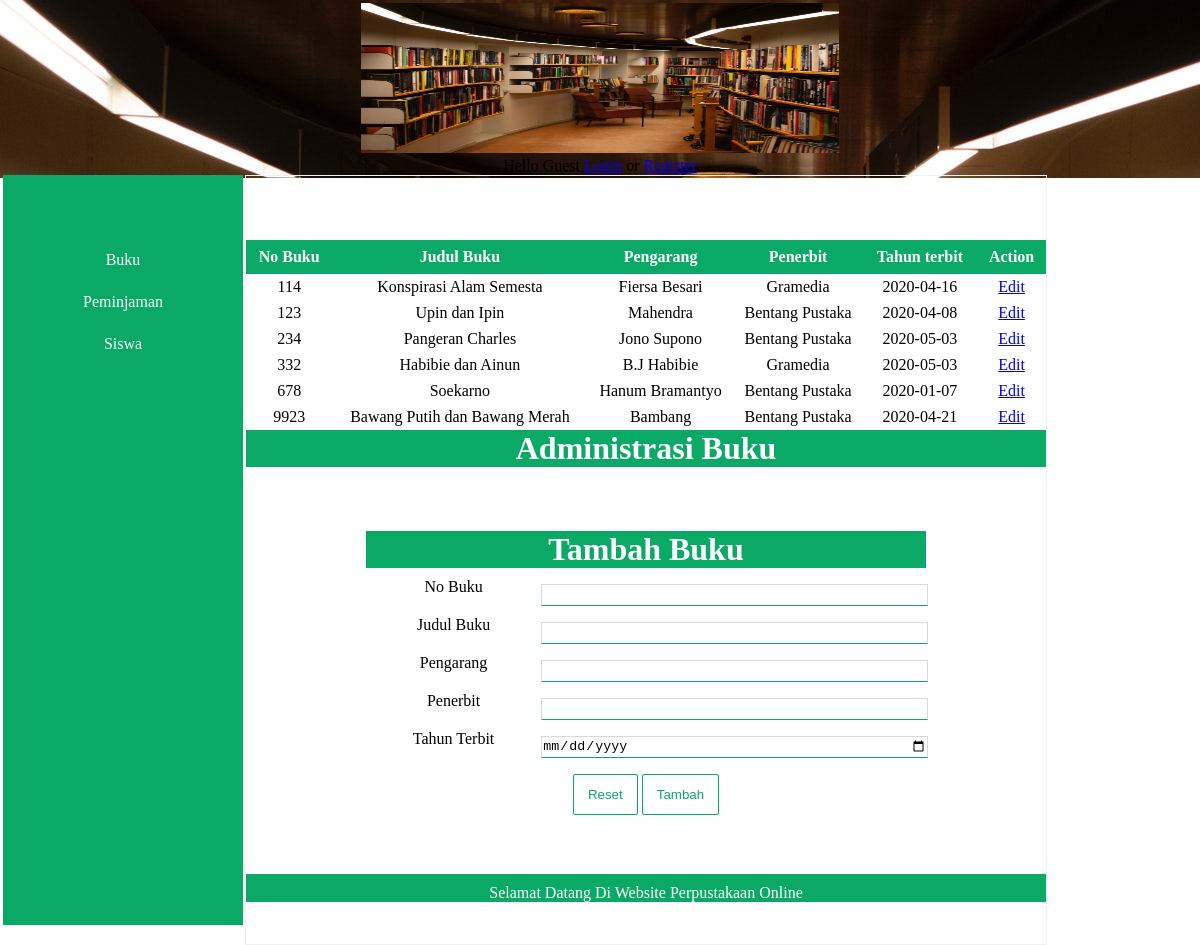
Screenshot of /index.php?act=buku with the database file from the repository.
### tables this page shows
CREATE TABLE `buku` (
  `noBuku` varchar(11) NOT NULL,
  `judulBuku` varchar(255) NOT NULL,
  `pengarang` varchar(255) NOT NULL,
  `penerbit` varchar(50) NOT NULL,
  `tahunTerbit` date NOT NULL
);

### buku.php (the view, shortened to what this page needs)
<!DOCTYPE html>
<html>
<head>
	<link rel="stylesheet" type="text/css" href="styles.css">
</head>
<body>
	<div class="container" style="margin-top: 64px;">
		<div id="table">
	<table align="center" cellspacing="0" width="100%" style="margin-top: 32px;">
		<tr>
			<th>No Buku</th>
			<th>Judul Buku</th>
			<th>Pengarang</th>
			<th>Penerbit</th>
			<th>Tahun terbit</th>
			<th>Action</th>
		</tr>
			<?php
			include "koneksi.php";
			$query="SELECT * FROM buku";
			$result=mysqli_query($connect, $query);
			if (mysqli_num_rows($result) > 0){
				while($row = mysqli_fetch_array($result)){
			?>
		<tr>
			<td style="text-align: center;"> <?php echo $row["noBuku"] ?> </td>
			<td style="text-align: center;"> <?php echo $row["judulBuku"] ?> </td>
			<td style="text-align: center;"> <?php echo $row["pengarang"] ?> </td>
			<td style="text-align: center;"> <?php echo $row["penerbit"] ?> </td>
			<td style="text-align: center;"> <?php echo $row["tahunTerbit"] ?> </td>
			<td style="text-align: center;"><a href="?editBuku=<?=$row['tahunTerbit']?>">Edit</a></td>
		</tr>
				<?php
				}
			}
			else {
				echo "0 results";
			}
			?>
		</table>
	</div>
		<h1 align="center">Administrasi Buku</h1>
		<table align="center" cellspacing="0" width="70%" style="margin:auto; margin-top: 64px;">
			<form action="simpan-buku.php" method="POST">
			<tr>
				<td colspan="2"><h1 align="center">Tambah Buku</h1></td>
			</tr>
			<tr>
				<td>No Buku</td>
				<td><input type="number" name="noBuku" class="input"></td>
			</tr>
			<tr>
				<td>Judul Buku</td>
				<td><input type="text" name="judulBuku" class="input"></td>
			</tr>
			<tr>
				<td>Pengarang</td>
				<td><input type="text" name="pengarang" class="input"></td>
			</tr>
			<tr>
				<td>Penerbit</td>
				<td><input type="text" name="penerbit" class="input"></td>
			</tr>
			<tr>
				<td>Tahun Terbit</td>
				<td><input type="date" name="tahunTerbit" class="input"></td>
			</tr>
			<tr>
				<td colspan="2" style="padding-bottom: 16px;">
					<input type="reset" class="submit" value="Reset">
					<input type="submit" class="submit right" value="Tambah">
				</td>
			</tr>
		</form>
	</table>
</div>
</body>
</html>

### index.php (shortened to what this page needs)
<!DOCTYPE html>
<html>
<head>
	<link rel="stylesheet" type="text/css" href="styles.css">
</head>
<body>
	<div id="layout">
		<div id="header">
			<img src="images/background.jpg" class="header">
	<?php
		if (isset($_COOKIE["id"])) {
			include("koneksi.php");
			$getUserLoggedIn = $connect->query("SELECT * FROM user WHERE id = '".$_COOKIE["id"]."'")-> fetch_assoc();
	?>
	<br></br>
	Hello <strong><?=$getUserLoggedIn["username"]?></strong>!<br/>
	<a href="logout.php">Logout</a>
	<?php
		} else{
	?>
	<br>
	Hello Guest <a href="login.php">Login</a> or <a href="register.php">Register</a>
	<?php
		}
	?>
	<div class="container">
		<div class="kiri">
		<ul>
			<a href="index.php?act=buku"><li>Buku</li></a>
			<a href="index.php?act=peminjaman"><li>Peminjaman</li></a>
			<a href="index.php?act=siswa"><li>Siswa</li></a>
		</ul>
	</div>
	<div class="kanan">
		<div class="hal">
			<?php
				if(isset($_GET['act'])){
					if($_GET['act'] == 'buku')
						include 'buku.php';
					else
						if ($_GET['act'] == 'peminjaman')
						include 'peminjaman.php';
					else
						if ($_GET['act'] == 'siswa')
						include 'siswa.php';
				} else if (isset($_GET['editBuku'])){
					include "editBuku.php";
				} else
					include "depan.php";
			?>
			<div id="runningtext">
			<marquee behavior="scroll" scrollamount="3" onmouseover="this.stop(),"onmouseout="this.start(),"direction="right">
				Selamat Datang Di Website Perpustakaan Online
			</marquee>
		</div>
	</div>
</div>
</div>
</div>
</div>
</body>
</html>

### styles.css (style rules this page uses)
* { padding: 0; margin: 0; }
.input { width: 100%; height: 20px; border: 1px solid #d9d9d9; border-bottom: 1px solid #0ba966; margin-top: 16px; }
.submit { padding: 12px 14px; background: #fff; color: #0ba966; border-radius: 2px; border: 1px solid #0ba966; margin-top: 16px; transition: .3s; }
.container { width: auto; }
.container h1 { background: #0ba966; color: #fff; }
.kiri { float: left; background: #0ba966; width: 240px; height: 750px; }
.kiri ul { margin-top: 64px; }
.kiri ul a li { display: block; padding: 12px; text-align: center; color: #fff; transition: .3s; }
.kiri ul a { text-decoration: none; }
.kanan { float: right; width: 67%; border: 1px solid #f1f1f1; height: 768px; margin-right: 150px; }
#table th { padding: 8px; background: #0ba966; color: #fff; }
#table td { padding: 4px; }
#layout { background: url('images/background.jpg'); width: 980; position: center; margin: auto; text-align: center; padding: 3px; }
.header { width: 40%; height: 150px; }
#runningtext { width: 100%; height: 50; padding-top: 10px; margin: 43px 0px 0px 0px; background-color: #0ba966 ; color: white; position: relative; }

### rows the page displays
buku: noBuku "114", judulBuku "Konspirasi Alam Semesta", pengarang "Fiersa Besari", penerbit "Gramedia", tahunTerbit "2020-04-16"
buku: noBuku "123", judulBuku "Upin dan Ipin", pengarang "Mahendra", penerbit "Bentang Pustaka", tahunTerbit "2020-04-08"
buku: noBuku "234", judulBuku "Pangeran Charles", pengarang "Jono Supono", penerbit "Bentang Pustaka", tahunTerbit "2020-05-03"
buku: noBuku "332", judulBuku "Habibie dan Ainun", pengarang "B.J Habibie", penerbit "Gramedia", tahunTerbit "2020-05-03"
buku: noBuku "678", judulBuku "Soekarno", pengarang "Hanum Bramantyo", penerbit "Bentang Pustaka", tahunTerbit "2020-01-07"
buku: noBuku "9923", judulBuku "Bawang Putih dan Bawang Merah", pengarang "Bambang", penerbit "Bentang Pustaka", tahunTerbit "2020-04-21"
